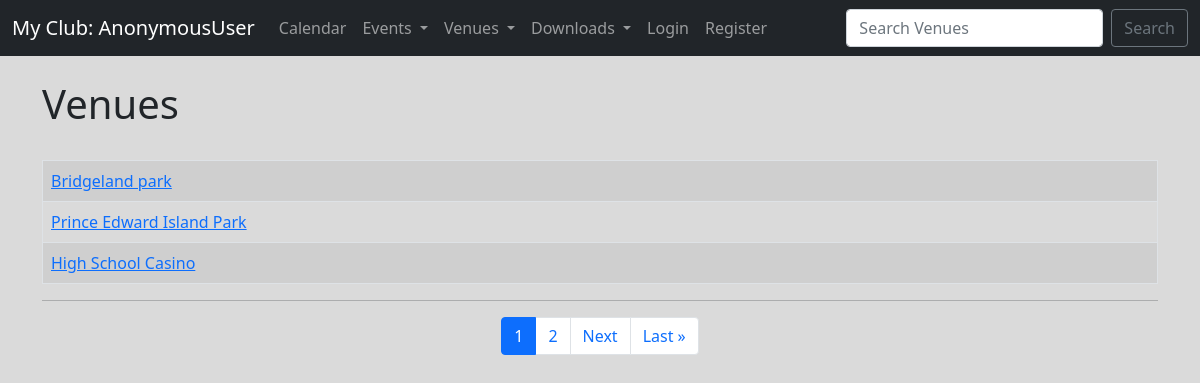
The page /venues/ on the database as committed earlier.
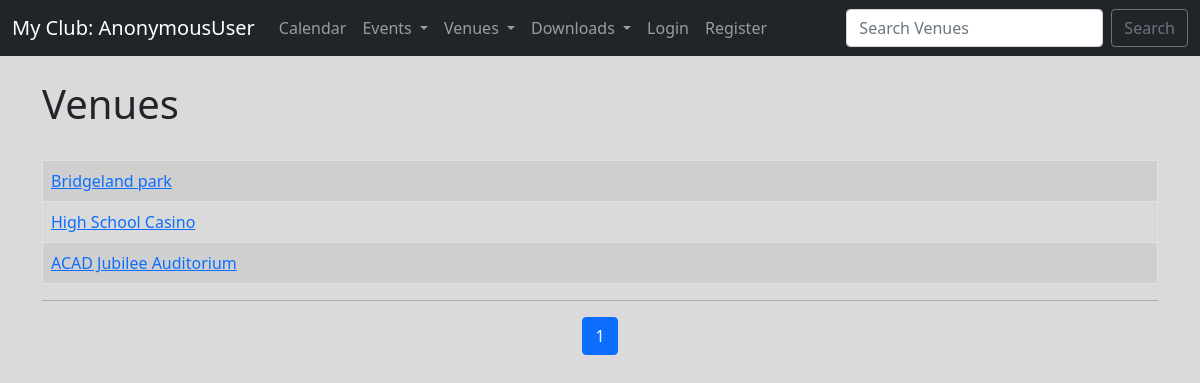
The same page on the database as committed later.
### events/models.py (models this page shows)
class Venue(models.Model):
    name            = models.CharField('Venue Name', max_length=120)
    address         = models.CharField(max_length=300)
    zip_code        = models.CharField('Zip Code', max_length=12)
    phone           = models.CharField('Contact Phone', max_length=25, blank=True)
    web             = models.URLField('Website Address', blank=True)
    email_address   = models.EmailField('Email', blank=True)
    owner           = models.IntegerField('Venue Owner', blank=False, default=1)     # associates with user_id
    def __str__(self):
        return self.name

### events/views.py (the view)
# urls.py: path('venues/', views.list_venues, name='list-venues'),
def list_venues(request):
    p = Paginator(Venue.objects.all(), 3)
    page = request.GET.get('page')
    venues = p.get_page(page)
    page_range = range(1, venues.paginator.num_pages + 1)
    return render(request, 'events/venues.html', {'venues': venues,'page_range': page_range})

### events/templates/events/venues.html (shortened to what this page needs)
{% extends 'base.html' %}
{% block content %}
    <h1>Venues</h1>
    <br>
    <table class="table table-striped table-hover table-bordered">
        {% for venue in venues %}
        <tr>
            <td>
                <a href="{% url 'events:show-venue' venue.id %}">{{ venue }}</a>
            </td>
        </tr>
        {% endfor %}
    </table>
    <hr>
    <nav aria-label="Page navigation example">
        <ul class="pagination justify-content-center">
            {% for i in page_range %}
                <li class="page-item {% if i == venues.number %}active{% endif %}">
                    <a class="page-link" href="?page={{ i }}">{{ i }}</a>
                </li>
            {% endfor %}
            {% if venues.has_next %}
                <li class="page-item"><a class="page-link" href="?page={{ venues.next_page_number }}">Next</a></li>
                <li class="page-item"><a class="page-link" href="?page={{ venues.paginator.num_pages }}">Last &raquo;</a></li>
            {% endif %}
        </ul>
    </nav>
{% endblock %}

Rows that differ between the two databases and show on the page:
removed Venue: name "Prince Edward Island Park"
now on this page (row unchanged): Venue: name "ACAD Jubilee Auditorium"
Other text that changed with them:
list line gone: "2"
text no longer shown: "Next Last »"
